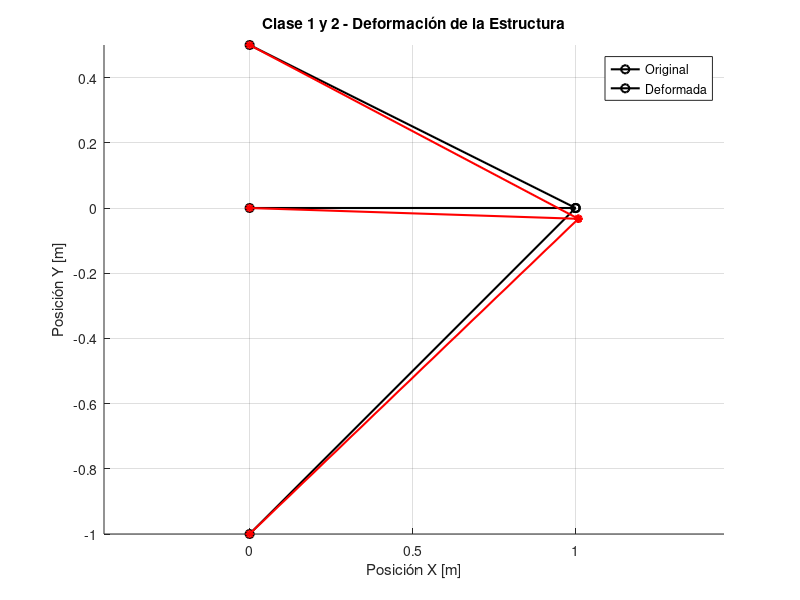

Reproduce this figure in MATLAB.
%% Clase 1 VA1 - Análisis Estructural por Elementos Finitos (Cerchas 2D)
clear; clc; close all;

%% 1. Parámetros y Materiales
L = 1;              % Longitud característica de la estructura [m]
E = 1;              % Módulo de elasticidad del material [Pa]
A = 1;              % Área de la sección transversal de las barras [m^2]
P = 0.025;          % Carga externa aplicada [N]
gamma = pi/4;       % Ángulo de aplicación de la carga [rad]

% Vector de fuerzas nodales globales (aplicadas en el nodo 4, grados de libertad 7 y 8)
FL = [ P*cos(gamma); 
      -P*sin(gamma)];

%% 2. Geometría y Nodos
% Coordenadas de los nodos [X, Y]
n1 = [0, L/2];
n2 = [0, 0];
n3 = [0, -L];
n4 = [L, 0];

c_nod = [n1; n2; n3; n4];           % Matriz de coordenadas globales
conectividad_n = [1 4; 2 4; 3 4];   % Definición de barras: [nodo_inicial, nodo_final]
n_elementos = size(conectividad_n, 1);
n_grados_libertad = 2 * size(c_nod, 1);

%% 3. Matrices Elementales
% Matriz de rigidez local estándar para un elemento tipo barra (cercha 2D)
M_elemento = [ 1  0 -1  0;
               0  0  0  0;
              -1  0  1  0;
               0  0  0  0];

% Inicialización de matrices globales y variables de almacenamiento
K = zeros(n_grados_libertad);   % Matriz de rigidez global
T_matrices = cell(n_elementos, 1); % Para almacenar las matrices de rotación de cada barra
L_barras = zeros(n_elementos, 1);  % Para almacenar las longitudes de cada barra

%% 4. Ensamblaje de la Matriz de Rigidez Global
for i = 1:n_elementos
    na = conectividad_n(i, 1);
    nb = conectividad_n(i, 2);
    nodo_a = c_nod(na, :);
    nodo_b = c_nod(nb, :);
    
    % Longitud de la barra
    Lei = norm(nodo_b - nodo_a);
    L_barras(i) = Lei; 
    
    % Cosenos directores
    c = (nodo_b(1) - nodo_a(1)) / Lei;
    s = (nodo_b(2) - nodo_a(2)) / Lei;
    
    % Matriz de rotación nodal y elemental
    Re = [ c, s; 
          -s, c];
    Te = [Re, zeros(2); 
          zeros(2), Re];
    
    % Guardamos la matriz de rotación para usarla luego en las tensiones
    T_matrices{i} = Te;
    
    % Rigidez elemental en ejes locales y globales
    Ke_local = ((A * E) / Lei) * M_elemento;
    Ke_global = Te' * Ke_local * Te;
    
    % Grados de libertad globales de la barra actual
    gdl_i = [2*na-1, 2*na, 2*nb-1, 2*nb];
    
    % Ensamblaje en la matriz global
    K(gdl_i, gdl_i) = K(gdl_i, gdl_i) + Ke_global; 
end

%% 5. Resolución del Sistema (Desplazamientos)
% Identificación de grados de libertad (Nodos 1, 2, 3 están fijos; Nodo 4 es libre)
gdl_libres = [7, 8]; 
K_LL = K(gdl_libres, gdl_libres);

% Cálculo de desplazamientos (F = K*u -> u = K\F)
u_l = K_LL \ FL; 

% Reconstrucción del vector de desplazamientos global completo
u_global = zeros(n_grados_libertad, 1);
u_global(gdl_libres) = u_l;

% Cálculo de las nuevas coordenadas (deformadas)
c_nod_def = c_nod;
for i = 1:size(c_nod, 1)
    c_nod_def(i, :) = c_nod(i, :) + [u_global(2*i - 1), u_global(2*i)];
end

%% 6. Cálculo de Tensiones
tensiones_barras = zeros(n_elementos, 1);

for i = 1:n_elementos
    na = conectividad_n(i, 1);
    nb = conectividad_n(i, 2);
    gdl_i = [2*na-1, 2*na, 2*nb-1, 2*nb]; 
    
    % Extraemos desplazamientos globales de la barra y pasamos a locales
    u_barra_global = u_global(gdl_i);
    u_barra_local = T_matrices{i} * u_barra_global;
    
    % Desplazamientos axiales (locales) en los nodos A y B
    u1_local = u_barra_local(1); 
    u2_local = u_barra_local(3); 
    
    % Deformación y tensión (Ley de Hooke)
    deformacion = (u2_local - u1_local) / L_barras(i);
    tensiones_barras(i) = E * deformacion;
end

% Mostrar resultados por consola
disp('--- RESULTADOS ---');
disp('Desplazamientos del nodo 4 [ux, uy]:');
disp(u_l');
disp('Tensiones en cada barra (Positivo = Tracción, Negativo = Compresión):');
for i = 1:n_elementos
    fprintf('Barra %d: %8.4f Pa\n', i, tensiones_barras(i));
end

%% 7. Representación Gráfica
figure('Name', 'Estructura Original vs Deformada', 'Color', 'w');
hold on; grid on; axis equal;

% Dibujar estructura original (Negro)
for i = 1:n_elementos
    na = conectividad_n(i, 1);
    nb = conectividad_n(i, 2);
    plot([c_nod(na, 1), c_nod(nb, 1)], [c_nod(na, 2), c_nod(nb, 2)], 'k-o', 'LineWidth', 1.5);
end

% Dibujar estructura deformada (Rojo)
for i = 1:n_elementos
    na = conectividad_n(i, 1);
    nb = conectividad_n(i, 2);
    plot([c_nod_def(na, 1), c_nod_def(nb, 1)], [c_nod_def(na, 2), c_nod_def(nb, 2)], 'r-*', 'LineWidth', 1.5);
end

title('Clase 1 y 2 - Deformación de la Estructura');
xlabel('Posición X [m]');
ylabel('Posición Y [m]');
legend('Original', 'Deformada', 'Location', 'best');
hold off;
